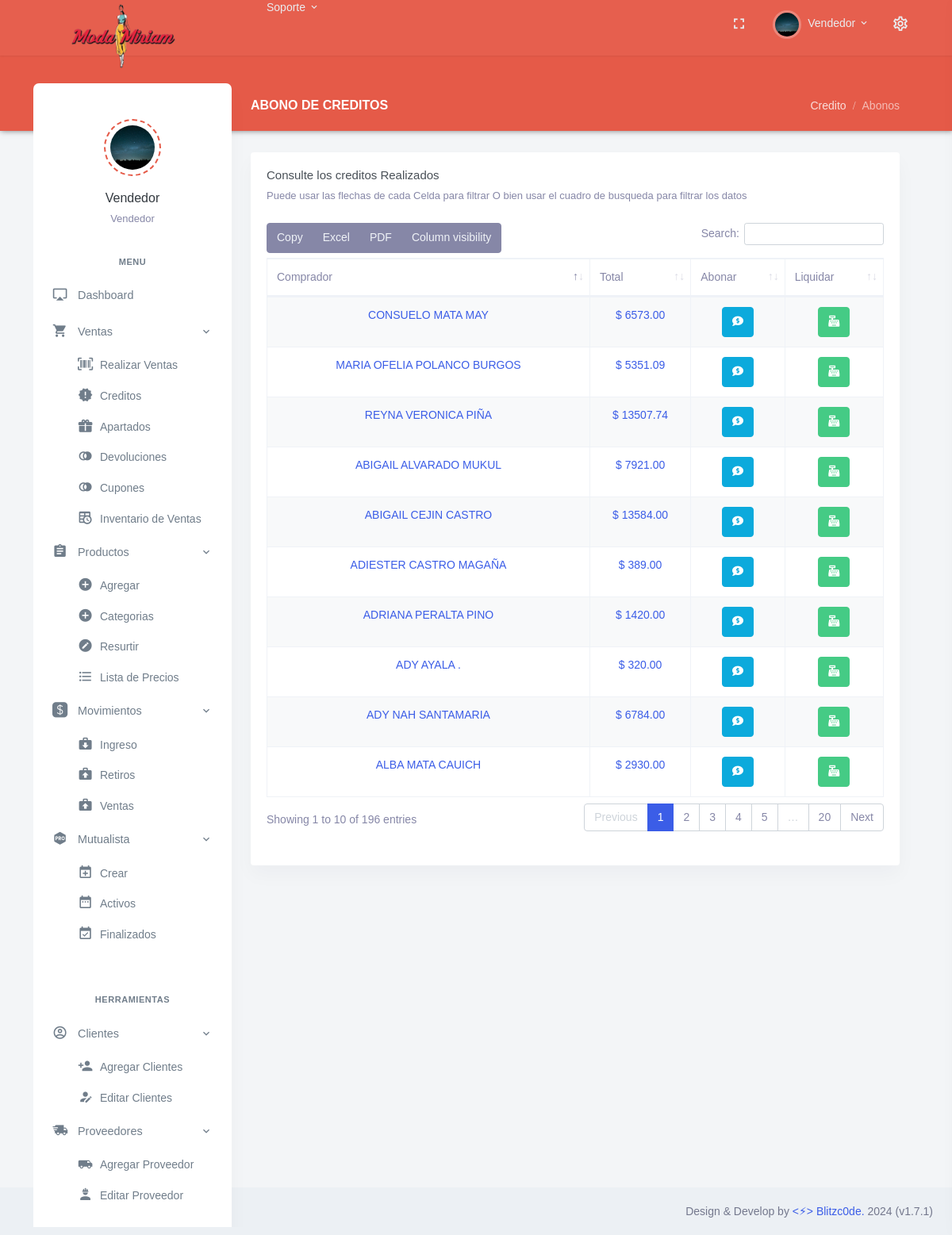
Screenshot of /VCAbono.php (signed in) with the database file from the repository.
### tables this page shows
CREATE TABLE `Puestos` (
  `ID_Puesto` int NOT NULL,
  `Cargo` varchar(30) NOT NULL
);

CREATE TABLE `Personal` (
  `ID_Personal` int NOT NULL,
  `Nombre` varchar(30) DEFAULT NULL,
  `Apellido` varchar(30) DEFAULT NULL,
  `Bio` varchar(80) DEFAULT NULL,
  `Direccion` varchar(90) DEFAULT NULL,
  `Colonia` varchar(90) DEFAULT NULL,
  `CP` int DEFAULT NULL,
  `Correo` varchar(35) DEFAULT NULL,
  `Pass` varchar(10) NOT NULL,
  `Telefono` varchar(13) DEFAULT NULL,
  `Foto` varchar(254) DEFAULT NULL,
  `ID_Sucursal` int NOT NULL,
  `ID_Puesto` int NOT NULL,
  `Fecha_Registro` date DEFAULT NULL,
  `Baja` int DEFAULT NULL COMMENT '0=No, 1=Si',
  `visible` int NOT NULL DEFAULT '1'
);

CREATE TABLE `Clientes` (
  `ID_Cliente` int NOT NULL,
  `Nombres` varchar(120) NOT NULL,
  `Apellidos` varchar(120) DEFAULT NULL,
  `Correo` varchar(40) DEFAULT NULL,
  `Telefono` varchar(13) DEFAULT NULL,
  `Direccion` varchar(40) DEFAULT NULL,
  `CP` int DEFAULT NULL,
  `Fecha_Registro` date DEFAULT NULL,
  `visible` int DEFAULT '1',
  `Credito` double DEFAULT NULL COMMENT '$$$',
  `Premium` int DEFAULT NULL COMMENT '0=NO,1=SI'
);

### VCAbono.php (the view, shortened to what this page needs)
<?php
if ($_SESSION['loggedin'] != true){
    header('Location: index.php');
    echo $_SESSION['loggedin'];
}else{
    include_once "lib/Header.php" ;
}
include_once "lib/cnx.php";
?>
<div class="row">
    <div class="col-12">
        <div class="page-title-box d-flex align-items-center justify-content-between">
            <h4 class="page-title mb-0 font-size-18">Abono de Creditos</h4>
            <div class="page-title-right">
                <ol class="breadcrumb m-0">
                    <li class="breadcrumb-item"><a href="javascript: void(0);">Credito</a></li>
                    <li class="breadcrumb-item active">Abonos</li>
                </ol>
            </div>
        </div>
    </div>
</div>
<div class="row">
    <div class="col-12">
        <div class="card">
            <div class="card-body">
                <h4 class="card-title">Consulte los creditos Realizados</h4>
                <p class="card-title-desc">Puede usar las flechas de cada Celda para filtrar O bien usar el cuadro de busqueda para filtrar los datos
                </p>
                <table id="datatable-buttons" class="table table-striped table-bordered dt-responsive nowrap"
                    style="border-collapse: collapse; border-spacing: 0; width: 100%;">
                    <thead>
                        <tr>
                            <th>Comprador</th>
                            <th>Total</th>
                            <th>Abonar</th>
                            <th>Liquidar</th>
                        </tr>
                    </thead>
                    <tbody>
                        <?php
                            $sql = "SELECT DISTINCTROW (ID_Cliente) FROM Ventas WHERE ID_Destino = 2 ";
                            $query = $conexion -> query ($sql);
                                while($venta = mysqli_fetch_array($query)){
                                    $sql3 = "SELECT * FROM Clientes WHERE ID_Cliente = ".$venta['ID_Cliente'];
                                    $query3 = $conexion -> query ($sql3);
                                        while ($cliente = mysqli_fetch_array($query3)){
                                            echo '<tr>';
                                            echo '<td> <Center><a href="Cliente.php?id='.$venta['ID_Cliente'].'"'.'target="_blank">'. $cliente['Nombres']." ".$cliente['Apellidos'] .'</a></Center> </td>';
                                            $sql0 = "SELECT SUM(Total) FROM Ventas WHERE ID_Destino = 2 AND ID_Cliente = ".$venta['ID_Cliente'];
                                            $query0 = $conexion -> query ($sql0);
                                            $vdia = mysqli_fetch_array($query0);
                                            echo '<td> <Center><a href="Nota.php?id='.$venta['ID_Venta'].'"'.'target="_blank">'.'$ ' .$vdia['SUM(Total)'].'</a></Center> </td>';
                                            echo '<td> <Center> <a class="btn btn-info"
                                                href="VCForm.php?id="> <i class="fas fa-comment-dollar"></i> </a> </Center></td>';
                                            echo '<td> <Center><a class="btn btn-success"
                                                href="lib/Credito/Liquidar.php?id='.$venta['ID_Cliente'].'&cnom='.$cliente['Nombres'].'&monto='.$vdia['SUM(Total)'].' "><i class="fas fa-cash-register"></i></i></a></Center> </td>';
                                            echo '</tr>';
                                            }
                                    }
                        ?>
                    </tbody>
                </table>
                <br>
            </div>
        </div>
    </div>
</div>
<?php include_once "lib/Footer.php" ?>

### lib/Header.php (shortened to what this page needs)
<?php
include_once "lib/cnx.php";
?>
<!doctype html>
<html lang="es">
<head>
    <link href="assets/libs/datatables.net-bs4/css/dataTables.bootstrap4.min.css" rel="stylesheet" type="text/css" />
    <link href="assets/libs/datatables.net-buttons-bs4/css/buttons.bootstrap4.min.css" rel="stylesheet" type="text/css" />
    <link href="assets/libs/datatables.net-responsive-bs4/css/responsive.bootstrap4.min.css" rel="stylesheet" type="text/css" />
    <link href="assets/css/bootstrap.min.css" id="bootstrap-style" rel="stylesheet" type="text/css" />
    <link href="assets/css/icons.min.css" rel="stylesheet" type="text/css" />
    <link href="assets/css/app.min.css" id="app-style" rel="stylesheet" type="text/css" />
    <link href="https://cdnjs.cloudflare.com/ajax/libs/select2/4.0.6-rc.0/css/select2.min.css" rel="stylesheet"/>
</head>
<body data-layout="detached" data-topbar="colored">
    <div class="container-fluid">
        <div id="layout-wrapper">
            <header id="page-topbar">
                <div class="navbar-header">
                    <div class="container-fluid">
                        <div class="float-right">
                            <div class="dropdown d-none d-lg-inline-block ml-1">
                                <button type="button" class="btn header-item noti-icon waves-effect"
                                    data-toggle="fullscreen">
                                    <i class="mdi mdi-fullscreen"></i>
                                </button>
                            </div>
                            <?php
                            $sql = "SELECT * FROM Personal WHERE ID_Personal = "."'".$_SESSION['ids']."'";
                            $query = $conexion -> query ($sql);
                            while($usuario = mysqli_fetch_array($query)){
                                $sql1 = "SELECT * FROM Puestos WHERE ID_Puesto = ".$usuario['ID_Puesto'];
                                $query1 = $conexion -> query ($sql1);
                                while($cargo = mysqli_fetch_array($query1)){
                                echo '
                            <div class="dropdown d-inline-block">
                            <br>
                                <button type="button" class="btn header-item waves-effect" id="page-header-user-dropdown" data-toggle="dropdown" aria-haspopup="true" aria-expanded="false">
                                    <img class="rounded-circle header-profile-user" src="'.$usuario['Foto'].'" alt="Header Avatar">
                                    <span class="d-none d-xl-inline-block ml-1">'.$usuario['Nombre'].'</span>
                                    <i class="mdi mdi-chevron-down d-none d-xl-inline-block"></i>
                                </button>';
                                ?>
                            <?php
                                echo '
                            </div>
                            <div class="dropdown d-inline-block">
                                <button type="button" class="btn header-item noti-icon right-bar-toggle waves-effect">
                                    <i class="mdi mdi-settings-outline"></i>
                                </button>
                            </div>
                        </div>
                        <div>
                            <div class="navbar-brand-box">
                            <br>
                                <a href="#" class="logo logo-light">
                                    <span class="logo-lg">
                                        <img src="assets/images/companies/mm1.png" alt="" height="100">
                                    </span>
                                </a>
                            </div>
                            <div class="dropdown dropdown-mega d-none d-lg-inline-block ml-2">
                                <button type="button" class="btn header-item waves-effect" data-toggle="dropdown" aria-haspopup="false" aria-expanded="false">
                                    Soporte
                                    <i class="mdi mdi-chevron-down"></i>
                                </button>
                            </div>
                        </div>
                    </div>
                </div>
            </header>
            <div class="vertical-menu">
            <br>
                <div class="h-100">
                    <div class="user-wid text-center py-4">
                                    <div class="user-img">
                                        <img src="'.$usuario['Foto'].'" alt="" class="avatar-md mx-auto rounded-circle">
                                    </div>
                                    <div class="mt-3">
                                        <a href="#" class="text-dark font-weight-medium font-size-16">'.$usuario['Nombre'].' '.$usuario['Apellido'].'</a>
                                        <p class="text-body mt-1 mb-0 font-size-13">'.$cargo['Nombre'].'</p>';
                                            $sql2 = "SELECT * FROM Puestos WHERE ID_Puesto = ".$usuario['ID_Puesto'];
                                            $query2 = $conexion -> query ($sql2);
                                            while($dept = mysqli_fetch_array($query2)){
                                                echo '
                                                <p class="text-body mt-1 mb-0 font-size-13">'.$dept['Cargo'].'</p>
                                                </div>
                                                </div>';
                                            }
                                        }
            }
            ?>
                            <div id="sidebar-menu">
                                <ul class="metismenu list-unstyled" id="side-menu">
                                    <?php include_once "lib/menu.php"; ?>
                                </ul>
                            </div>
                        </div>
                    </div>
                    <div class="main-content">
                        <div class="page-content">

### rows the page displays
personal: Nombre "Vendedor"
puestos: personal.Foto (picture), Cargo "Vendedor"
clientes: Nombres "ABIGAIL", Apellidos "CEJIN CASTRO", SUM "13584.00"
clientes: Nombres "REYNA VERONICA", Apellidos "PIÑA", SUM "13507.74"
clientes: Nombres "ADY NAH SANTAMARIA", SUM "6784.00"
clientes: Nombres "ABIGAIL ALVARADO MUKUL", SUM "7921.00"
clientes: Nombres "CONSUELO MATA MAY", SUM "6573.00"
clientes: Nombres "ALBA", Apellidos "MATA CAUICH", SUM "2930.00"
clientes: Nombres "MARIA OFELIA", Apellidos "POLANCO BURGOS", SUM "5351.09"
clientes: Nombres "ADRIANA", Apellidos "PERALTA PINO", SUM "1420.00"
clientes: Nombres "ADIESTER", Apellidos "CASTRO MAGAÑA", SUM "389.00"
clientes: Nombres "ADY AYALA", Apellidos ".", SUM "320.00"
